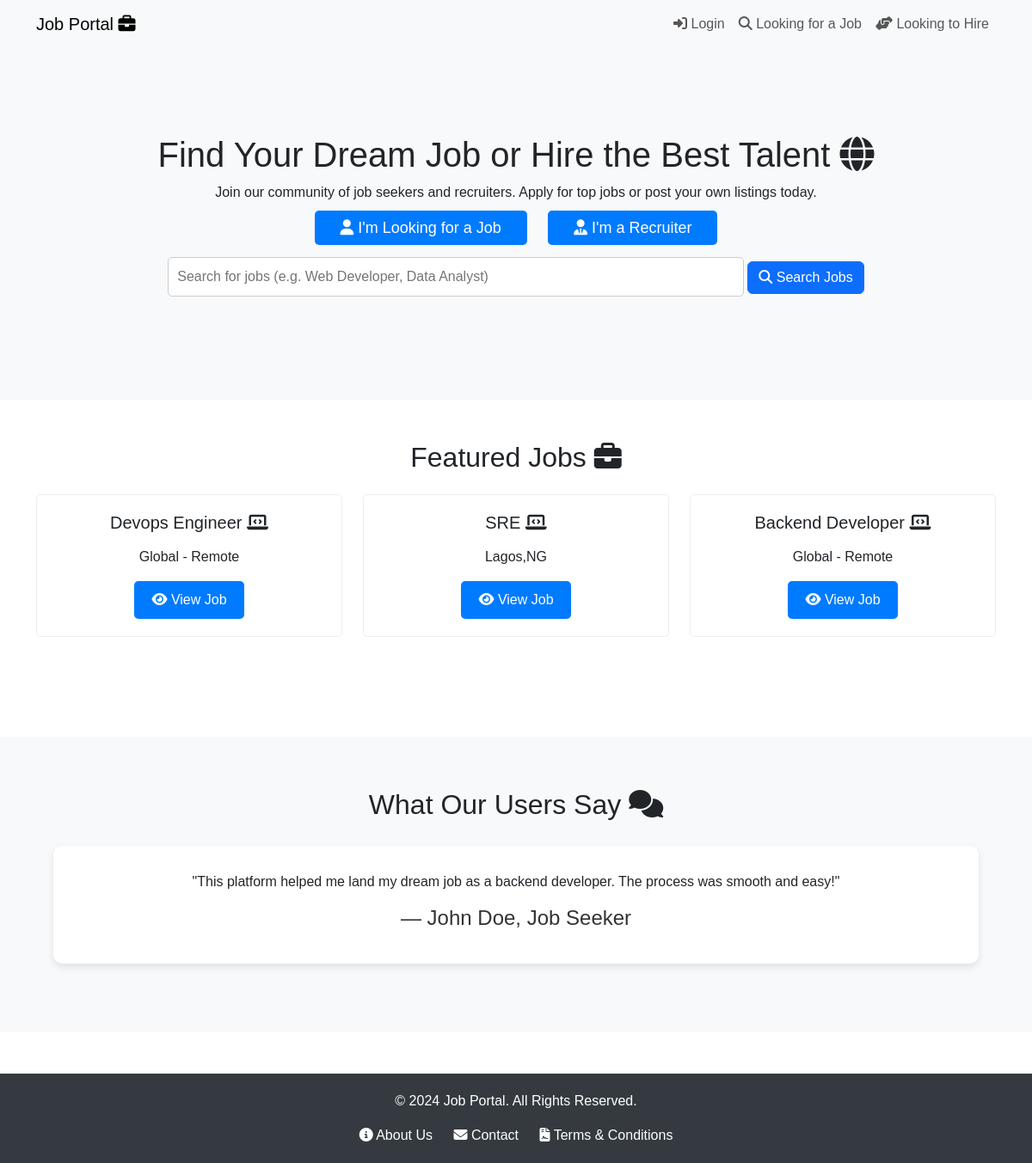
The page / on the database its author committed.
### remote/models.py (models this page shows, shortened)
class Job(models.Model):
    title = models.CharField(max_length=100)
    description = models.TextField()
    location = models.CharField(max_length=30)
    company_name = models.CharField(max_length=100)
    created_at = models.DateTimeField(auto_now_add=True)
    recruiter = models.ForeignKey(Profile, on_delete=models.CASCADE)
    category = models.ForeignKey(Category, on_delete=models.CASCADE, default=1)
    featured = models.BooleanField(default=False)

### remote/views.py (the view)
# urls.py: path('', views.index, name='index'),
def index(request):
    jobs = Job.objects.all()
    featured_jobs = Job.objects.filter(featured=True)
    context = {
        'jobs': jobs,
        'featured_jobs': featured_jobs
    }
    return render(request, 'index.html', context)

### remote/templates/index.html (shortened to what this page needs)
<!DOCTYPE html>
<html lang="en">
<head>
    <link href="https://cdn.jsdelivr.net/npm/bootstrap@5.3.0-alpha3/dist/css/bootstrap.min.css" rel="stylesheet">
    <link rel="stylesheet" href="https://cdnjs.cloudflare.com/ajax/libs/font-awesome/6.1.1/css/all.min.css">
</head>
<body>
    <header>
        <nav class="navbar navbar-expand-lg navbar-light bg-light">
            <div class="container">
                <a class="navbar-brand" href="/">Job Portal <i class="fa-solid fa-briefcase"></i></a>
                <div class="collapse navbar-collapse" id="navbarNav">
                    <ul class="navbar-nav ms-auto">
                        <li class="nav-item">
                            <a class="nav-link" href="/login/"><i class="fa-solid fa-right-to-bracket"></i> Login</a>
                        </li>
                        <li class="nav-item">
                            <a class="nav-link" href="#hero-section"><i class="fa-solid fa-magnifying-glass"></i> Looking for a Job</a>
                        </li>
                        <li class="nav-item">
                            <a class="nav-link" href="#hero-section"><i class="fa-solid fa-hands-helping"></i> Looking to Hire</a>
                        </li>
                    </ul>
                </div>
            </div>
        </nav>
    </header>
    <section id="hero-section" class="hero">
        <div class="container">
            <h1>Find Your Dream Job or Hire the Best Talent <i class="fa-solid fa-globe"></i></h1>
            <p>Join our community of job seekers and recruiters. Apply for top jobs or post your own listings today.</p>
            <div class="hero-buttons">
                <a href="{% url 'signup' %}" class="hero-btn"><i class="fa-solid fa-user"></i> I'm Looking for a Job</a>
                <a href="{% url 'signup_recruiter' %}" class="hero-btn"><i class="fa-solid fa-user-tie"></i> I'm a Recruiter</a>
            </div>
            <div class="hero-search">
                <input type="text" placeholder="Search for jobs (e.g. Web Developer, Data Analyst)" class="search-input">
                <button class="search-btn btn btn-primary"><i class="fa-solid fa-search"></i> Search Jobs</button>
            </div>
        </div>
    </section>
    <section class="job-listings py-5">
        <div class="container">
            <h2 class="text-center mb-4">Featured Jobs <i class="fa-solid fa-briefcase"></i></h2>
            <div class="row">
                {% for job in featured_jobs %}
                <div class="col-md-4">
                    <div class="job-card">
                        <h3>{{ job.title }} <i class="fa-solid fa-laptop-code"></i></h3>
                        <p>{{ job.location }}</p>
                        <button class="btn btn-primary"><i class="fa-solid fa-eye"></i> View Job</button>
                    </div>
                </div>
                {% endfor %}
            </div>
        </div>
    </section>
    <section class="testimonials my-5">
        <div class="container">
            <h2 class="text-center">What Our Users Say <i class="fa-solid fa-comments"></i></h2>
            <div id="testimonialCarousel" class="carousel slide" data-bs-ride="carousel">
                <div class="carousel-inner">
                    <div class="carousel-item active">
                        <div class="testimonial-card text-center">
                            <p>"This platform helped me land my dream job as a backend developer. The process was smooth and easy!"</p>
                            <h4>— John Doe, Job Seeker</h4>
                        </div>
                    </div>
                </div>
                <button class="carousel-control-prev" type="button" data-bs-target="#testimonialCarousel" data-bs-slide="prev">
                    <span class="carousel-control-prev-icon" aria-hidden="true"></span>
                </button>
                <button class="carousel-control-next" type="button" data-bs-target="#testimonialCarousel" data-bs-slide="next">
                    <span class="carousel-control-next-icon" aria-hidden="true"></span>
                </button>
            </div>
        </div>
    </section>
    <footer>
        <div class="footer-content">
            <p>&copy; 2024 Job Portal. All Rights Reserved.</p>
            <nav class="footer-nav">
                <a href="{% url 'about_us' %}"><i class="fa-solid fa-info-circle"></i> About Us</a>
                <a href="{% url 'contact_us' %}"><i class="fa-solid fa-envelope"></i> Contact</a>
                <a href="{% url 'terms' %}"><i class="fa-solid fa-file-contract"></i> Terms & Conditions</a>
            </nav>
        </div>
    </footer>
</body>
</html>

### remote/templates/index.html (style rules this page uses)
body { font-family: Arial, sans-serif; }
.hero { background-color: #f8f9fa; padding: 100px 0; text-align: center; }
.hero .hero-btn { margin: 10px; padding: 10px 30px; background-color: #007bff; color: #fff; text-decoration: none; border-radius: 5px; font-size: 18px; }
.search-input { width: 60%; padding: 10px; border-radius: 5px; margin: 20px 0; border: 1px solid #ccc; }
.job-card { background-color: #fff; padding: 20px; border: 1px solid #eee; border-radius: 5px; margin-bottom: 20px; text-align: center; }
.job-card h3 { margin-bottom: 10px; font-size: 20px; }
.job-card button { background-color: #007bff; color: #fff; border: none; padding: 10px 20px; border-radius: 5px; font-size: 16px; }
.testimonials { background-color: #f8f9fa; padding: 60px 0; text-align: center; }
.testimonial-card { background-color: #fff; padding: 30px; border-radius: 10px; box-shadow: 0 4px 8px rgba(0,0,0,0.1); margin: 20px; }
.testimonial-card h4 { margin-top: 15px; color: #333; }
footer { background-color: #343a40; color: #fff; padding: 20px 0; text-align: center; }
footer a { color: #fff; margin: 0 10px; text-decoration: none; }

### rows shown on the page
Job: title "Devops Engineer", location "Global - Remote"
Job: title "SRE", location "Lagos,NG"
Job: title "Backend Developer", location "Global - Remote"
